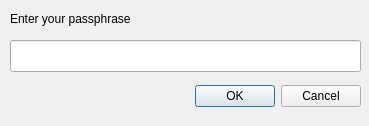
<?xml version="1.0" encoding="UTF-8"?>
<ui version="4.0">
 <class>SetPassphraseDialog</class>
 <widget class="QDialog" name="SetPassphraseDialog">
  <property name="geometry">
   <rect>
    <x>0</x>
    <y>0</y>
    <width>369</width>
    <height>126</height>
   </rect>
  </property>
  <property name="windowTitle">
   <string>Dialog</string>
  </property>
  <widget class="QDialogButtonBox" name="buttonBox">
   <property name="geometry">
    <rect>
     <x>20</x>
     <y>80</y>
     <width>341</width>
     <height>32</height>
    </rect>
   </property>
   <property name="orientation">
    <enum>Qt::Horizontal</enum>
   </property>
   <property name="standardButtons">
    <set>QDialogButtonBox::Cancel|QDialogButtonBox::Ok</set>
   </property>
  </widget>
  <widget class="QLineEdit" name="passphrase_lineedit">
   <property name="geometry">
    <rect>
     <x>10</x>
     <y>40</y>
     <width>351</width>
     <height>32</height>
    </rect>
   </property>
   <property name="clearButtonEnabled">
    <bool>false</bool>
   </property>
  </widget>
  <widget class="QLabel" name="passphrase_desc_label">
   <property name="geometry">
    <rect>
     <x>10</x>
     <y>10</y>
     <width>341</width>
     <height>18</height>
    </rect>
   </property>
   <property name="text">
    <string>Enter your passphrase</string>
   </property>
  </widget>
 </widget>
 <resources/>
 <connections>
  <connection>
   <sender>buttonBox</sender>
   <signal>accepted()</signal>
   <receiver>SetPassphraseDialog</receiver>
   <slot>accept()</slot>
   <hints>
    <hint type="sourcelabel">
     <x>248</x>
     <y>254</y>
    </hint>
    <hint type="destinationlabel">
     <x>157</x>
     <y>274</y>
    </hint>
   </hints>
  </connection>
  <connection>
   <sender>buttonBox</sender>
   <signal>rejected()</signal>
   <receiver>SetPassphraseDialog</receiver>
   <slot>reject()</slot>
   <hints>
    <hint type="sourcelabel">
     <x>316</x>
     <y>260</y>
    </hint>
    <hint type="destinationlabel">
     <x>286</x>
     <y>274</y>
    </hint>
   </hints>
  </connection>
 </connections>
</ui>
